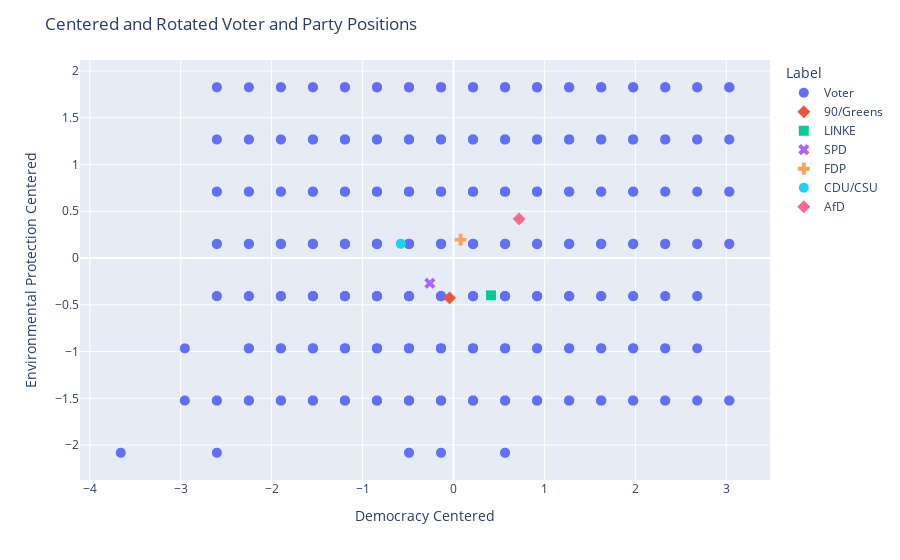

Here is the notebook cell this chart was saved with:
### Code cell
concatenated_df = pd.concat([voter_centered, party_centered], ignore_index=True)

fig = px.scatter(
    concatenated_df,
    x=f"{x_var} Centered",
    y=f"{y_var} Centered",
    color='Label',
    symbol='Label')
fig.update_traces(marker=dict(size=10))
fig.update_layout(title='Centered and Rotated Voter and Party Positions')
fig.show()

### Figure 1 — Plotly figure (JSON) as saved in the notebook; plotly's stock layout.template omitted (floating-point values rounded to 4 significant figures; data arrays with more than 128 entries replaced by an {"elided": "..."} marker saying what was removed)
{"data": [{"hovertemplate": "Label=Voter<br>Democracy Centered=%{x}<br>Environmental Protection Centered=%{y}<extra></extra>", "legendgroup": "Voter", "marker": {"color": "#636efa", "size": 10, "symbol": "circle"}, "mode": "markers", "name": "Voter", "showlegend": true, "type": "scattergl", "x": {"elided": "6874 float values"}, "xaxis": "x", "y": {"elided": "6874 float values"}, "yaxis": "y"}, {"hovertemplate": "Label=90/Greens<br>Democracy Centered=%{x}<br>Environmental Protection Centered=%{y}<extra></extra>", "legendgroup": "90/Greens", "marker": {"color": "#EF553B", "size": 10, "symbol": "diamond"}, "mode": "markers", "name": "90/Greens", "showlegend": true, "type": "scattergl", "x": [-0.04276], "xaxis": "x", "y": [-0.4266], "yaxis": "y"}, {"hovertemplate": "Label=LINKE<br>Democracy Centered=%{x}<br>Environmental Protection Centered=%{y}<extra></extra>", "legendgroup": "LINKE", "marker": {"color": "#00cc96", "size": 10, "symbol": "square"}, "mode": "markers", "name": "LINKE", "showlegend": true, "type": "scattergl", "x": [0.413], "xaxis": "x", "y": [-0.3983], "yaxis": "y"}, {"hovertemplate": "Label=SPD<br>Democracy Centered=%{x}<br>Environmental Protection Centered=%{y}<extra></extra>", "legendgroup": "SPD", "marker": {"color": "#ab63fa", "size": 10, "symbol": "x"}, "mode": "markers", "name": "SPD", "showlegend": true, "type": "scattergl", "x": [-0.2603], "xaxis": "x", "y": [-0.2698], "yaxis": "y"}, {"hovertemplate": "Label=FDP<br>Democracy Centered=%{x}<br>Environmental Protection Centered=%{y}<extra></extra>", "legendgroup": "FDP", "marker": {"color": "#FFA15A", "size": 10, "symbol": "cross"}, "mode": "markers", "name": "FDP", "showlegend": true, "type": "scattergl", "x": [0.07839], "xaxis": "x", "y": [0.1957], "yaxis": "y"}, {"hovertemplate": "Label=CDU/CSU<br>Democracy Centered=%{x}<br>Environmental Protection Centered=%{y}<extra></extra>", "legendgroup": "CDU/CSU", "marker": {"color": "#19d3f3", "size": 10, "symbol": "circle"}, "mode": "markers", "name": "CDU/CSU", "showlegend": true, "type": "scattergl", "x": [-0.5799], "xaxis": "x", "y": [0.1529], "yaxis": "y"}, {"hovertemplate": "Label=AfD<br>Democracy Centered=%{x}<br>Environmental Protection Centered=%{y}<extra></extra>", "legendgroup": "AfD", "marker": {"color": "#FF6692", "size": 10, "symbol": "diamond"}, "mode": "markers", "name": "AfD", "showlegend": true, "type": "scattergl", "x": [0.7208], "xaxis": "x", "y": [0.4183], "yaxis": "y"}], "layout": {"legend": {"title": {"text": "Label"}, "tracegroupgap": 0}, "margin": {"t": 60}, "title": {"text": "Centered and Rotated Voter and Party Positions"}, "xaxis": {"anchor": "y", "domain": [0, 1], "title": {"text": "Democracy Centered"}}, "yaxis": {"anchor": "x", "domain": [0, 1], "title": {"text": "Environmental Protection Centered"}}}}
